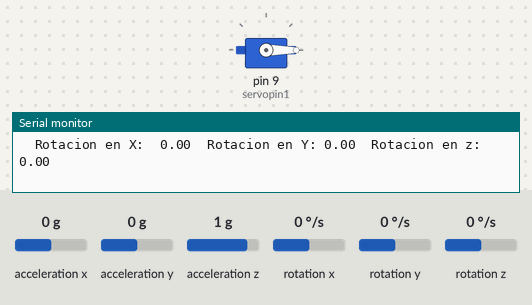
Bench run of a sketch on a simulated Arduino Uno, built with avr-gcc and run on an emulated ATmega328P. Parts: servo, the last lines printed to the serial monitor. The test bench sets the inputs (shaded band); at power-on: rotation z 0 °/s, rotation x 0 °/s, acceleration x 0 g, acceleration y 0 g, acceleration z 1 g, rotation y 0 °/s.

Above: at 1.2 s.
1.3 s: rotation z set to 100 °/s
At 1.5 s:
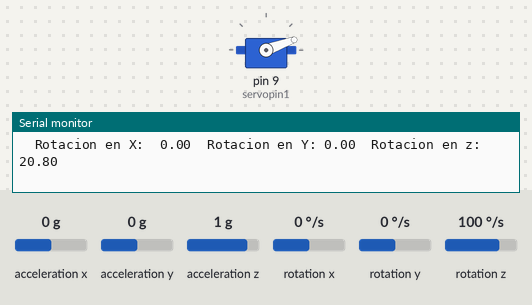
At 4.0 s:
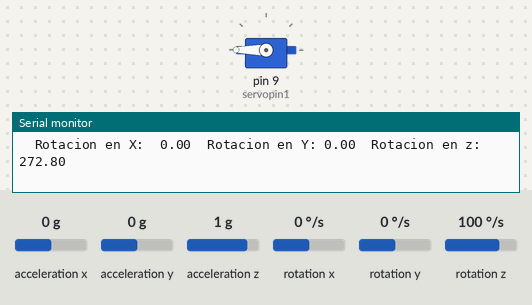
4.3 s: rotation z set to 192 °/s
7.3 s: rotation x set to -192 °/s
At 7.73 s:
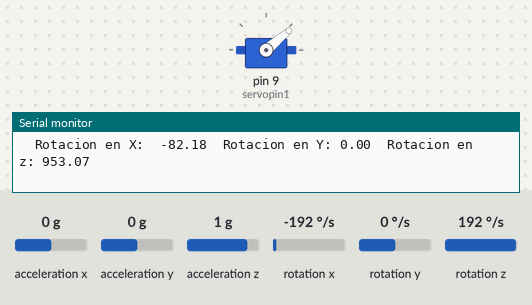
Timing chart, 0 to 16.3 s (numbered marks = the images above; inputs shaded):
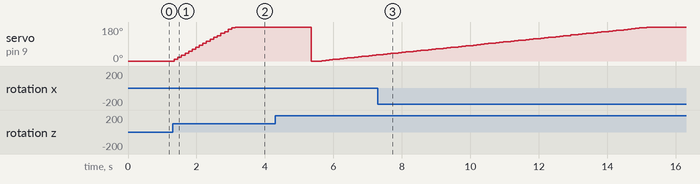

The sketch:

MPU6050_eje_z_giro.ino
```cpp
#include "I2Cdev.h"
#include "MPU6050.h"
#include "Wire.h"
#include "Servo.h"

// La dirección del MPU6050 puede ser 0x68 o 0x69, dependiendo
// del estado de AD0. Si no se especifica, 0x68 estará implicito
MPU6050 sensor;

//declara el servo
Servo servo1;

//declara el pin del servo
#define servopin1 9

// Valores RAW (sin procesar) del acelerometro y giroscopio en los ejes x,y,z
int gx, gy, gz;

long tiempo_prev, dt;
float girosc_ang_x, girosc_ang_y, girosc_ang_z;
float girosc_ang_x_prev, girosc_ang_y_prev, girosc_ang_z_prev;

void setup() {
  Serial.begin(9600);    //Iniciando puerto serial
  Wire.begin();           //Iniciando I2C
  sensor.initialize();    //Iniciando el sensor

  servo1.attach(servopin1);
  servo1.write(0);

}


void loop() {
  // Leer las velocidades angulares
  sensor.getRotation(&gx, &gy, &gz);

  //Calcular los angulos rotacion:

  dt = millis()-tiempo_prev;
  tiempo_prev=millis();

  girosc_ang_x = (gx/131)*dt/1000.0 + girosc_ang_x_prev;
  girosc_ang_y = (gy/131)*dt/1000.0 + girosc_ang_y_prev;
  girosc_ang_z = (gz/131)*dt/1000.0 + girosc_ang_z_prev;

  girosc_ang_x_prev = girosc_ang_x;
  girosc_ang_y_prev = girosc_ang_y;
  girosc_ang_z_prev = girosc_ang_z;

  //Mostrar los angulos separadas por un [tab]
  Serial.print("  Rotacion en X:  ");
  Serial.print(girosc_ang_x);
  Serial.print("  Rotacion en Y: ");
  Serial.print(girosc_ang_y);
  Serial.print("  Rotacion en z: ");
  Serial.println(girosc_ang_z);

  //mueve el servo con los valores del giroscopio eje z
  servo1.write(girosc_ang_z);

  delay(100);
}
```

Measured:
- after the input at 1.3 s, servo on pin 9 (servopin1): moves from 0° to 180° over 1.8 s, starting after 0.05 s
